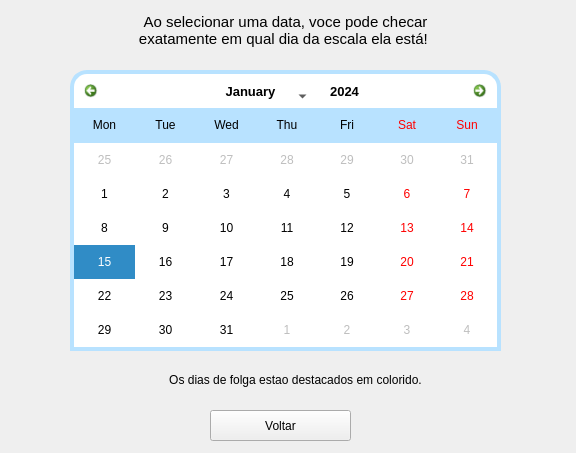
<?xml version="1.0" encoding="UTF-8"?>
<ui version="4.0">
 <class>Form</class>
 <widget class="QWidget" name="Form">
  <property name="geometry">
   <rect>
    <x>0</x>
    <y>0</y>
    <width>576</width>
    <height>453</height>
   </rect>
  </property>
  <property name="cursor">
   <cursorShape>ArrowCursor</cursorShape>
  </property>
  <property name="mouseTracking">
   <bool>false</bool>
  </property>
  <property name="windowTitle">
   <string>Escala Personalizada</string>
  </property>
  <property name="windowOpacity">
   <double>1.000000000000000</double>
  </property>
  <property name="autoFillBackground">
   <bool>false</bool>
  </property>
  <property name="styleSheet">
   <string notr="true">
QCalendarWidget QWidget {
	 alternate-background-color: #B8E2FF;
}

/* style for top navigation area ###############################################*/ 

#qt_calendar_navigationbar {
    background-color: #fff;
	border: 2px solid  #B8E2FF;
	border-bottom: 0px;
	border-top-left-radius: 5px;
	border-top-right-radius: 5px;
}

/* style for month change buttons ############################################ */

#qt_calendar_prevmonth, 
#qt_calendar_nextmonth {
	/* border delete */
    border: none;  
    /* delete default icons */
	qproperty-icon: none; 
	
    min-width: 10px;
    max-width: 10px;
    min-height: 10px;
    max-height: 10px;

    border-radius: 5px; 
	/* set background transparent */
    background-color: transparent; 
	padding: 5px;
}

/* style for pre month button ############################################ */

#qt_calendar_prevmonth {
	/* set text for button */
	/*qproperty-text: &amp;quot;&amp;gt;&amp;quot;;*/
	margin-left:5px;
	image: url(:/icon/arrow-119-48.ico);
}

/* style for next month button ########################################### */
#qt_calendar_nextmonth {
	margin-right:5px;
	image: url(:/icon/arrow-19-48.ico);
    /* qproperty-text: &amp;quot;&amp;gt;&amp;quot;; */
}
#qt_calendar_prevmonth:hover, 
#qt_calendar_nextmonth:hover {
    background-color: #55aaff;
}

#qt_calendar_prevmonth:pressed, 
#qt_calendar_nextmonth:pressed {
    background-color: rgba(235, 235, 235, 100);
}


/* Style for month and yeat buttons #################################### */

#qt_calendar_yearbutton {
    color: #000;
	margin:5px;
    border-radius: 5px;
	font-size: 13px;
	padding:0px 10px;
}

 #qt_calendar_monthbutton {
	width: 110px;
    color: #000;
	font-size: 13px;
	margin:5px 0px;
    border-radius: 5px;
	padding:0px 2px;
}

#qt_calendar_yearbutton:hover, 
#qt_calendar_monthbutton:hover {
    background-color: #55aaff;
}

#qt_calendar_yearbutton:pressed, 
#qt_calendar_monthbutton:pressed {
    background-color: rgba(235, 235, 235, 100);
}

/* Style for year input lineEdit ######################################*/

#qt_calendar_yearedit {
    min-width: 53px;
    color: #000;
    background: transparent;
	font-size: 13px;
}

/* Style for year change buttons ######################################*/

#qt_calendar_yearedit::up-button { 
	image: url(:/icon/arrow-151-48.ico);
    subcontrol-position: right;
}

#qt_calendar_yearedit::down-button { 
	image: url(:/icon/arrow-213-48.ico);
    subcontrol-position: left; 
}

#qt_calendar_yearedit::down-button, 
#qt_calendar_yearedit::up-button {
	width:10px;
	padding: 0px 5px;
	border-radius:3px;
}

#qt_calendar_yearedit::down-button:hover, 
#qt_calendar_yearedit::up-button:hover {
	background-color: #55aaff;
}

/* Style for month select menu ##################################### */

#calendarWidget QToolButton QMenu {
     background-color: white;

}
#calendarWidget QToolButton QMenu::item {
	/*padding: 10px;*/
}
 #calendarWidget QToolButton QMenu::item:selected:enabled {
    background-color: #55aaff;
}

#calendarWidget QToolButton::menu-indicator {
	/* Remove toolButton arrow */
      /*image: none; */
	nosubcontrol-origin: margin;
	subcontrol-position: right center;
	margin-top: 10px;
	width:20px;
}

/* Style for calendar table ########################################## */
#qt_calendar_calendarview {
	/* Remove the selected dashed box */
    outline: 0px;

	border: 2px solid  #B8E2FF;
	border-top: 0px;
	border-bottom-left-radius: 5px;
	border-bottom-right-radius: 5px;
}

#qt_calendar_calendarview::item:hover {
   border-radius:5px;
	background-color:#aaffff;
}

#qt_calendar_calendarview::item:selected {
    background-color: #55aa7f; 
	border-radius:5px;
}</string>
  </property>
  <widget class="QCalendarWidget" name="calendarWidget">
   <property name="geometry">
    <rect>
     <x>70</x>
     <y>70</y>
     <width>431</width>
     <height>281</height>
    </rect>
   </property>
   <property name="cursor">
    <cursorShape>PointingHandCursor</cursorShape>
   </property>
   <property name="mouseTracking">
    <bool>false</bool>
   </property>
   <property name="styleSheet">
    <string notr="true">QCalendarWidget QWidget {
	 alternate-background-color: #B8E2FF;
}

/* style for top navigation area ###############################################*/ 

#qt_calendar_navigationbar {
    background-color: #fff;
	border: 4px solid  #B8E2FF;
	border-bottom: 0px;
	border-top-left-radius: 17px;
	border-top-right-radius: 17px;
}

/* style for month change buttons ############################################ */

#qt_calendar_prevmonth, 
#qt_calendar_nextmonth {
	/* border delete */
    border: none;  
    /* delete default icons */
	qproperty-icon: none; 
	
    min-width: 14px;
    max-width: 14px;
    min-height: 14px;
    max-height: 14px;

	
 
	    border-radius: 6px;
	/* set background transparent */
    background-color: transparent; 
	padding: 10px;
}

/* style for pre month button ############################################ */

#qt_calendar_prevmonth {
	/* set text for button */
	/*qproperty-text: &amp;quot;&amp;gt;&amp;quot;;*/
	margin-top: 4px;
	margin-left: 4px;
	image: url(:/icons/arrow-119-48.ico);
}

/* style for next month button ########################################### */
#qt_calendar_nextmonth {
	margin-top: 4px;
	margin-right: 4px;
	image: url(:/icons/arrow-19-48.ico);
    /* qproperty-text: &amp;quot;&amp;gt;&amp;quot;; */
}
#qt_calendar_prevmonth:hover{
    background-color: #55aaff;
	border-bottom-left-radius: 0px;
	border-bottom-right-radius: 0px;
	border-top-right-radius: 0px;
	border-top-left-radius: 13px
}

#qt_calendar_nextmonth:hover {
    background-color: #55aaff;
	border-bottom-left-radius: 0px;
	border-bottom-right-radius: 0px;
	border-top-right-radius: 13px;
	border-top-left-radius: 0px	
}

#qt_calendar_prevmonth:pressed, 
#qt_calendar_nextmonth:pressed {
    background-color: rgba(235, 235, 235, 100);
}


/* Style for month and year buttons #################################### */

#qt_calendar_yearbutton {
    color: #000;
	margin:5px;
    border-radius: 5px;
	margin-top: 9px;
	font-size: 13px;
	padding:0px 10px;
}

 #qt_calendar_monthbutton {
	width: 110px;
    color: #000;
	font-size: 13px;
	margin:5px 0px;
	margin-top: 9px;
    border-radius: 5px;
	padding:0px 2px;
}

#qt_calendar_yearbutton:hover, 
#qt_calendar_monthbutton:hover {
    background-color: #55aaff;
}

#qt_calendar_yearbutton:pressed, 
#qt_calendar_monthbutton:pressed {
    background-color: rgba(235, 235, 235, 100);
}

/* Style for year input lineEdit ######################################*/

#qt_calendar_yearedit {
    min-width: 53px;
    color: #000;
    background: transparent;
	font-size: 13px;
}

/* Style for year change buttons ######################################*/

#qt_calendar_yearedit::up-button { 
	image: url(:/icons/arrow-151-48.ico);
    subcontrol-position: right;
}

#qt_calendar_yearedit::down-button { 
	image: url(:/icons/arrow-213-48.ico);
    subcontrol-position: left; 
}

#qt_calendar_yearedit::down-button, 
#qt_calendar_yearedit::up-button {
	width:10px;
	padding: 0px 5px;
	border-radius:3px;
}

#qt_calendar_yearedit::down-button:hover, 
#qt_calendar_yearedit::up-button:hover {
	background-color: #55aaff;
}

/* Style for month select menu ##################################### */

#calendarWidget QToolButton QMenu {
     background-color: white;

}
#calendarWidget QToolButton QMenu::item {
	/*padding: 10px;*/
}
 #calendarWidget QToolButton QMenu::item:selected:enabled {
    background-color: #55aaff;
}

#calendarWidget QToolButton::menu-indicator {
	/* Remove toolButton arrow */
      /*image: none; */
	nosubcontrol-origin: margin;
	subcontrol-position: right center;
	margin-top: 10px;
	width:20px;
}

/* Style for calendar table ########################################## */
#qt_calendar_calendarview {
	/* Remove the selected dashed box */
    outline: 0px;

	border: 4px solid  #B8E2FF;
	border-top: 0px;
	border-bottom-left-radius: 0px;
	border-bottom-right-radius: 0px;
}

#qt_calendar_calendarview::item:hover {
   border-radius:5px;
	background-color:#aaffff;
}

#qt_calendar_calendarview::item:selected {
    background-color: #55aa7f; 
	border-radius:5px;
}</string>
   </property>
   <property name="gridVisible">
    <bool>false</bool>
   </property>
   <property name="horizontalHeaderFormat">
    <enum>QCalendarWidget::ShortDayNames</enum>
   </property>
   <property name="verticalHeaderFormat">
    <enum>QCalendarWidget::NoVerticalHeader</enum>
   </property>
   <property name="navigationBarVisible">
    <bool>true</bool>
   </property>
  </widget>
  <widget class="QLabel" name="label_2">
   <property name="geometry">
    <rect>
     <x>70</x>
     <y>0</y>
     <width>431</width>
     <height>61</height>
    </rect>
   </property>
   <property name="font">
    <font>
     <pointsize>11</pointsize>
     <italic>false</italic>
     <bold>false</bold>
    </font>
   </property>
   <property name="styleSheet">
    <string notr="true">font: 11pt &quot;Segoe UI&quot;;</string>
   </property>
   <property name="text">
    <string>Ao selecionar uma data, voce pode checar
exatamente em qual dia da escala ela está! </string>
   </property>
   <property name="alignment">
    <set>Qt::AlignCenter</set>
   </property>
  </widget>
  <widget class="QLabel" name="label_3">
   <property name="geometry">
    <rect>
     <x>80</x>
     <y>370</y>
     <width>431</width>
     <height>20</height>
    </rect>
   </property>
   <property name="styleSheet">
    <string notr="true">font: 11pt &quot;Segoe UI&quot;;
font: italic 11pt &quot;Segoe UI&quot;;</string>
   </property>
   <property name="text">
    <string>Os dias de folga estao destacados em colorido.</string>
   </property>
   <property name="alignment">
    <set>Qt::AlignCenter</set>
   </property>
  </widget>
  <widget class="QPushButton" name="pushButton">
   <property name="geometry">
    <rect>
     <x>210</x>
     <y>410</y>
     <width>141</width>
     <height>31</height>
    </rect>
   </property>
   <property name="text">
    <string>Voltar</string>
   </property>
  </widget>
 </widget>
 <resources>
  <include location="pqp.qrc"/>
  <include location="aaaaaa.qrc"/>
 </resources>
 <connections/>
</ui>
